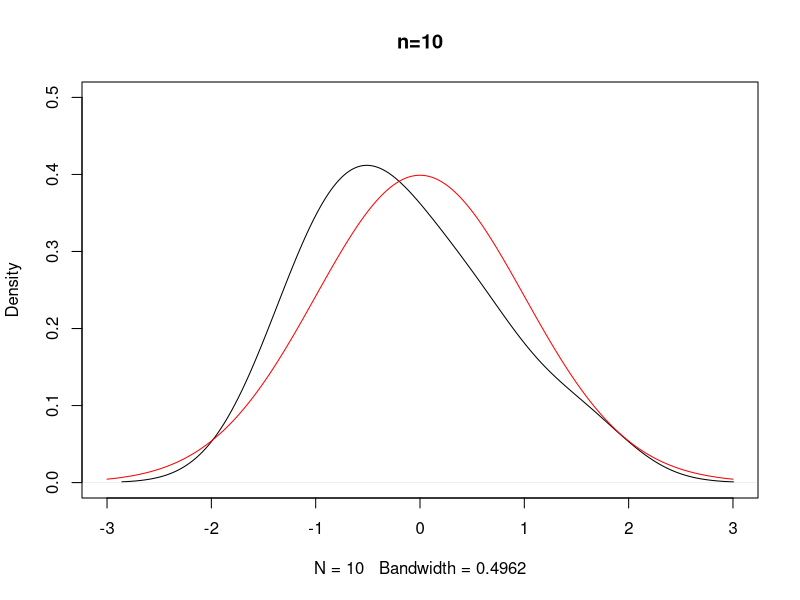
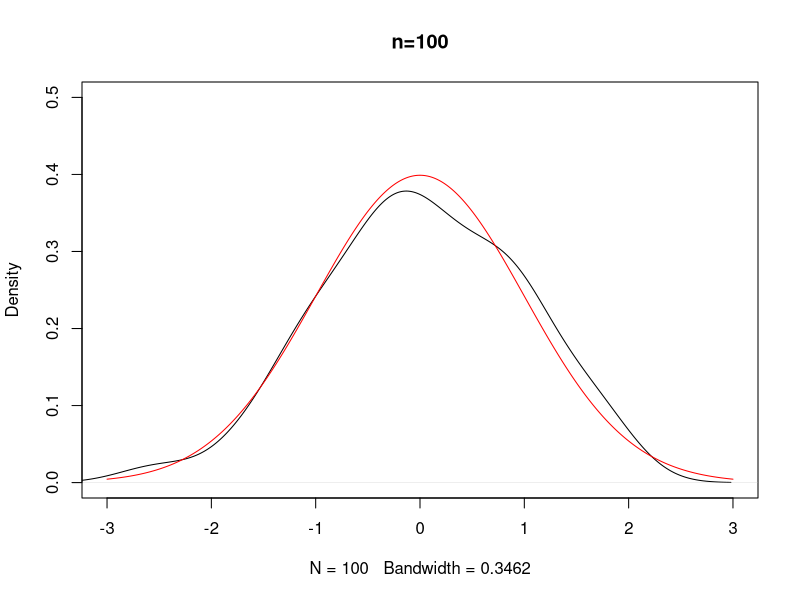
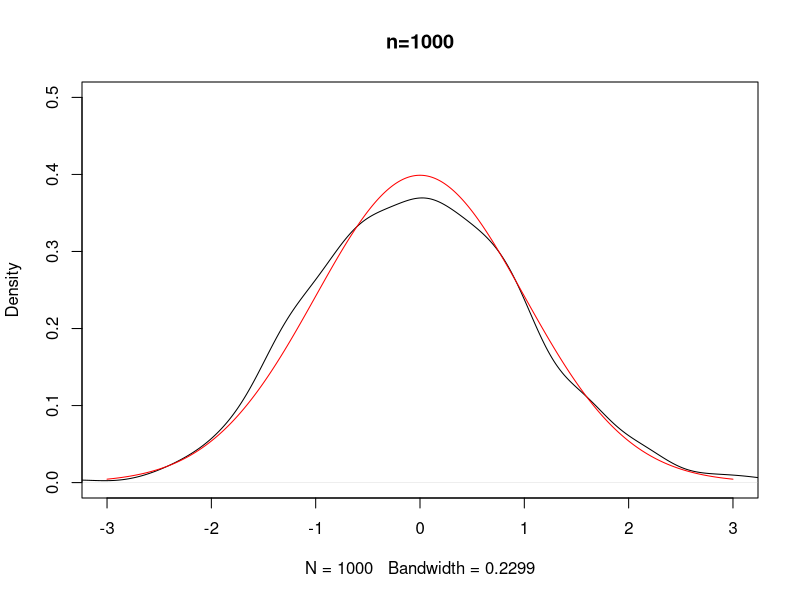
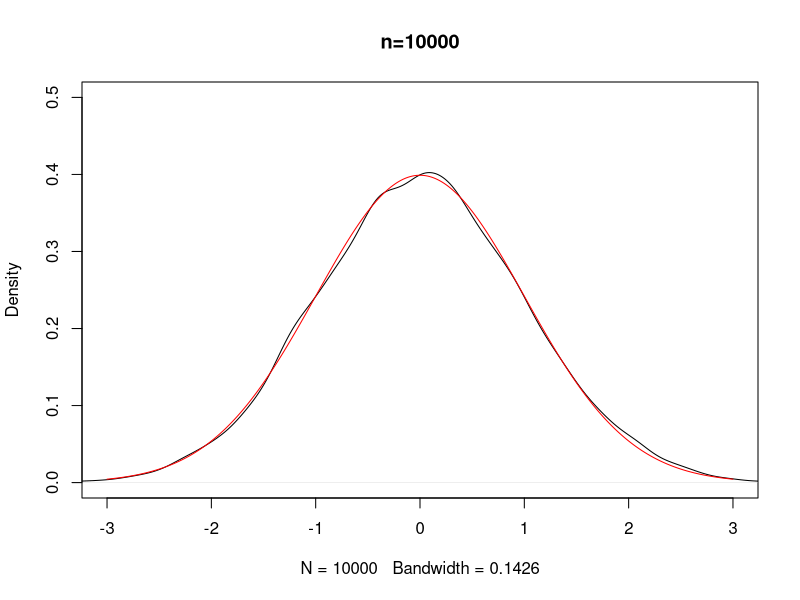

The R source for these figures, in order:
x = seq(-3,3,length.out = 1000)
for(n in c(10,100,1000,10000)){
  plot(density(rnorm(n)),
       main=paste0("n=",n),
       xlim=c(-3,3),
       ylim=c(0,0.5))
  lines(x,dnorm(x),col="red")
}